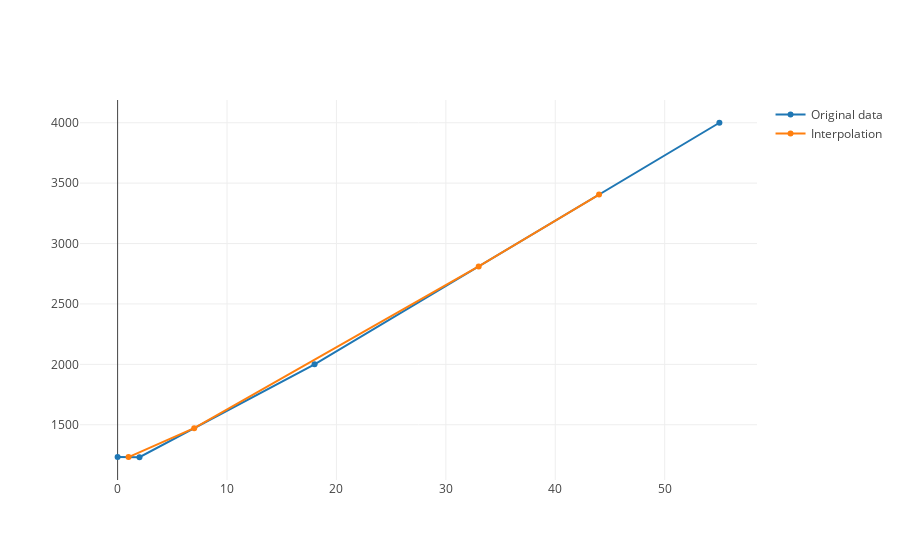

Source (notebook cell):
### Code cell
import numpy as np

y2 = [0]*len(x1)

for x in range(len(x2)):
    for ref in range(len(x1)):
        if x2[x] > x1[ref] and x2[x] < x1[ref+1]:
            y2[x] = (y1[ref+1] - y1[ref])/ (x1[ref+1]-x1[ref])* (x2[x]-x1[ref]) + y1[ref]


import plotly.graph_objs as go
trace = go.Scatter(x=x1, y=y1, name='Original data')
trace2 = go.Scatter(x=x2, y=y2, name='Interpolation')
iplot([trace, trace2], filename='test')

### Figure 1 — Plotly figure (JSON) as saved in the notebook; plotly's stock layout.template omitted (floating-point values rounded to 4 significant figures)
{"data": [{"name": "Original data", "type": "scatter", "uid": "793c07d0-a916-4b0b-add0-682cb768c184", "x": [0, 2, 18, 55], "y": [1234, 1231, 2000, 4000]}, {"name": "Interpolation", "type": "scatter", "uid": "fb12f0c1-604a-4ecf-af3c-d17fe19ca32f", "x": [1, 7, 33, 44], "y": [1232.0, 1471.0, 2811.0, 3405.0]}], "layout": {}}
